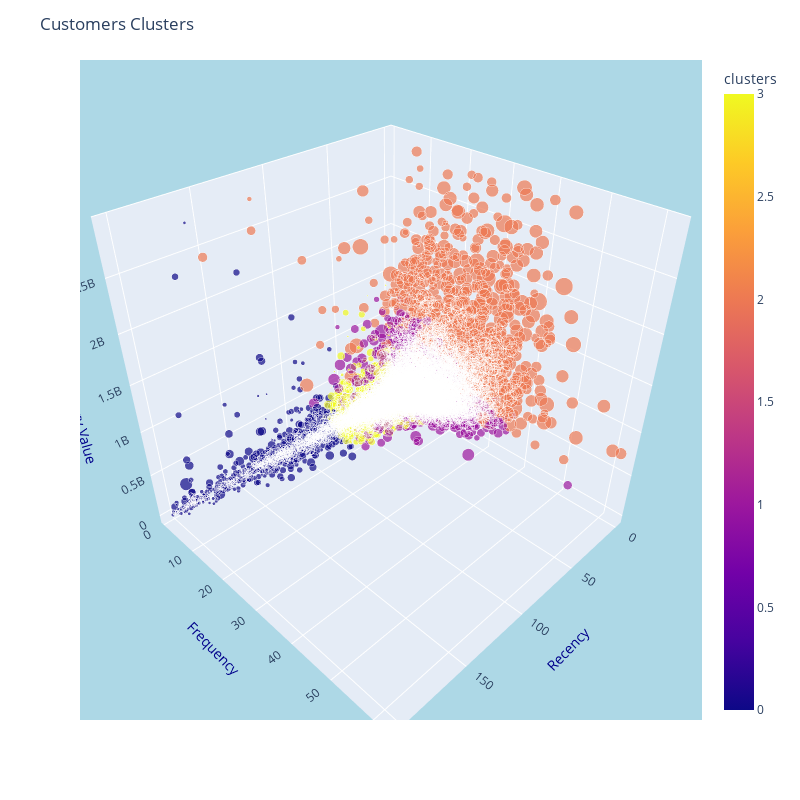

The code cell stored with this chart in its notebook:
### Code cell
fig = px.scatter_3d(Xorg,x='R',y='F',z='M',size='SKU', color='clusters')

fig.update_layout(width=800, height=800, title = 'Customers Clusters',
                  scene = dict(xaxis=dict(title='Recency', titlefont_color='darkblue'),
                               yaxis=dict(title='Frequency', titlefont_color='darkblue'),
                               zaxis=dict(title='Monetary Value', titlefont_color='darkblue'),
                               bgcolor = 'lightblue'
                           ))
fig.show()
fig.write_html("Downloads/CustomersClusters.html")

### Figure 1 — Plotly figure (JSON) as saved in the notebook; plotly's stock layout.template omitted (floating-point values rounded to 4 significant figures; data arrays with more than 128 entries replaced by an {"elided": "..."} marker saying what was removed)
{"data": [{"hovertemplate": "R=%{x}<br>F=%{y}<br>M=%{z}<br>SKU=%{marker.size}<br>clusters=%{marker.color}<extra></extra>", "legendgroup": "", "marker": {"color": {"elided": "11116 int values"}, "coloraxis": "coloraxis", "size": {"elided": "11116 float values"}, "sizemode": "area", "sizeref": 0.8025, "symbol": "circle"}, "mode": "markers", "name": "", "scene": "scene", "showlegend": false, "type": "scatter3d", "x": {"elided": "11116 float values"}, "y": {"elided": "11116 int values"}, "z": {"elided": "11116 float values"}}], "layout": {"coloraxis": {"colorbar": {"title": {"text": "clusters"}}, "colorscale": [[0, "#0d0887"], [0.1111, "#46039f"], [0.2222, "#7201a8"], [0.3333, "#9c179e"], [0.4444, "#bd3786"], [0.5556, "#d8576b"], [0.6667, "#ed7953"], [0.7778, "#fb9f3a"], [0.8889, "#fdca26"], [1, "#f0f921"]]}, "height": 800, "legend": {"itemsizing": "constant", "tracegroupgap": 0}, "margin": {"t": 60}, "scene": {"bgcolor": "lightblue", "domain": {"x": [0, 1], "y": [0, 1]}, "xaxis": {"title": {"font": {"color": "darkblue"}, "text": "Recency"}}, "yaxis": {"title": {"font": {"color": "darkblue"}, "text": "Frequency"}}, "zaxis": {"title": {"font": {"color": "darkblue"}, "text": "Monetary Value"}}}, "title": {"text": "Customers Clusters"}, "width": 800}}
